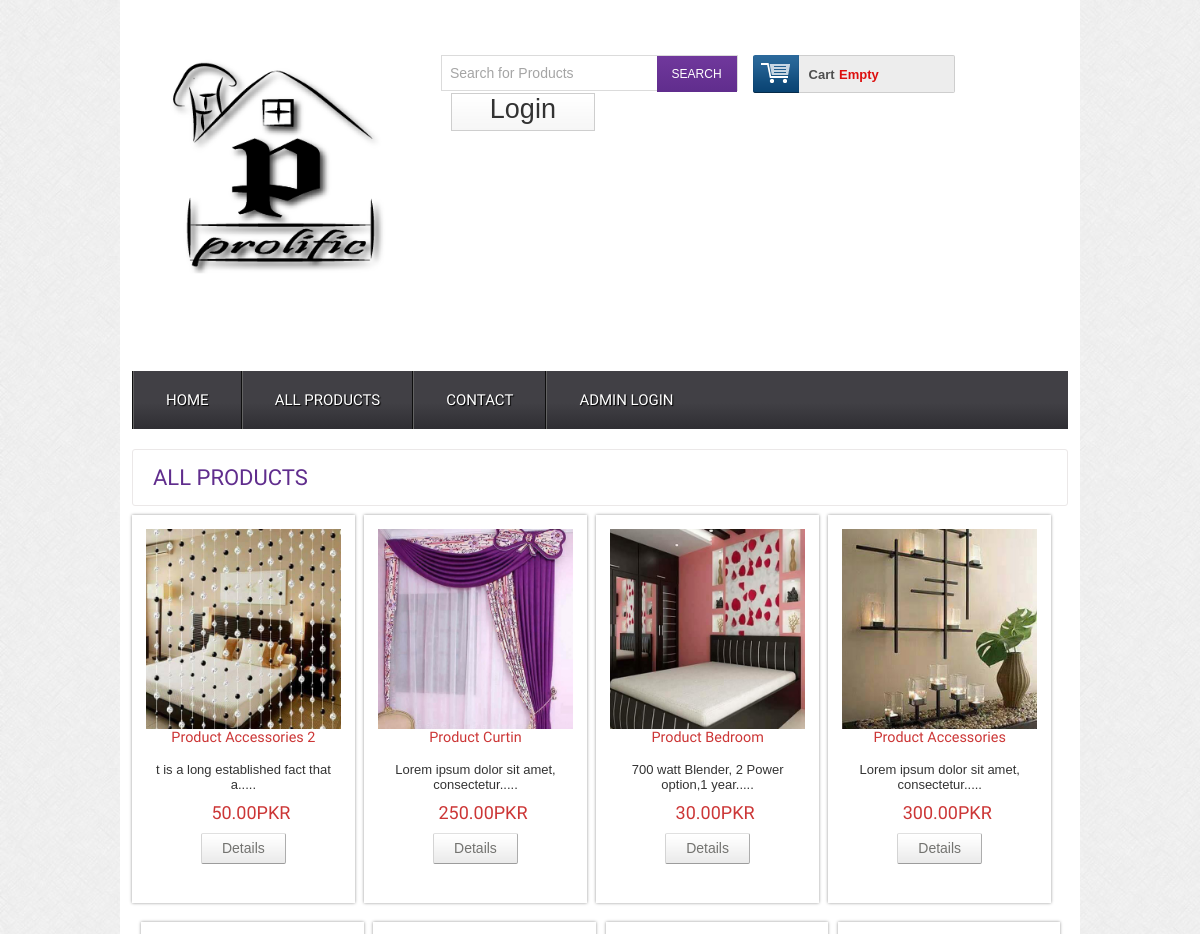
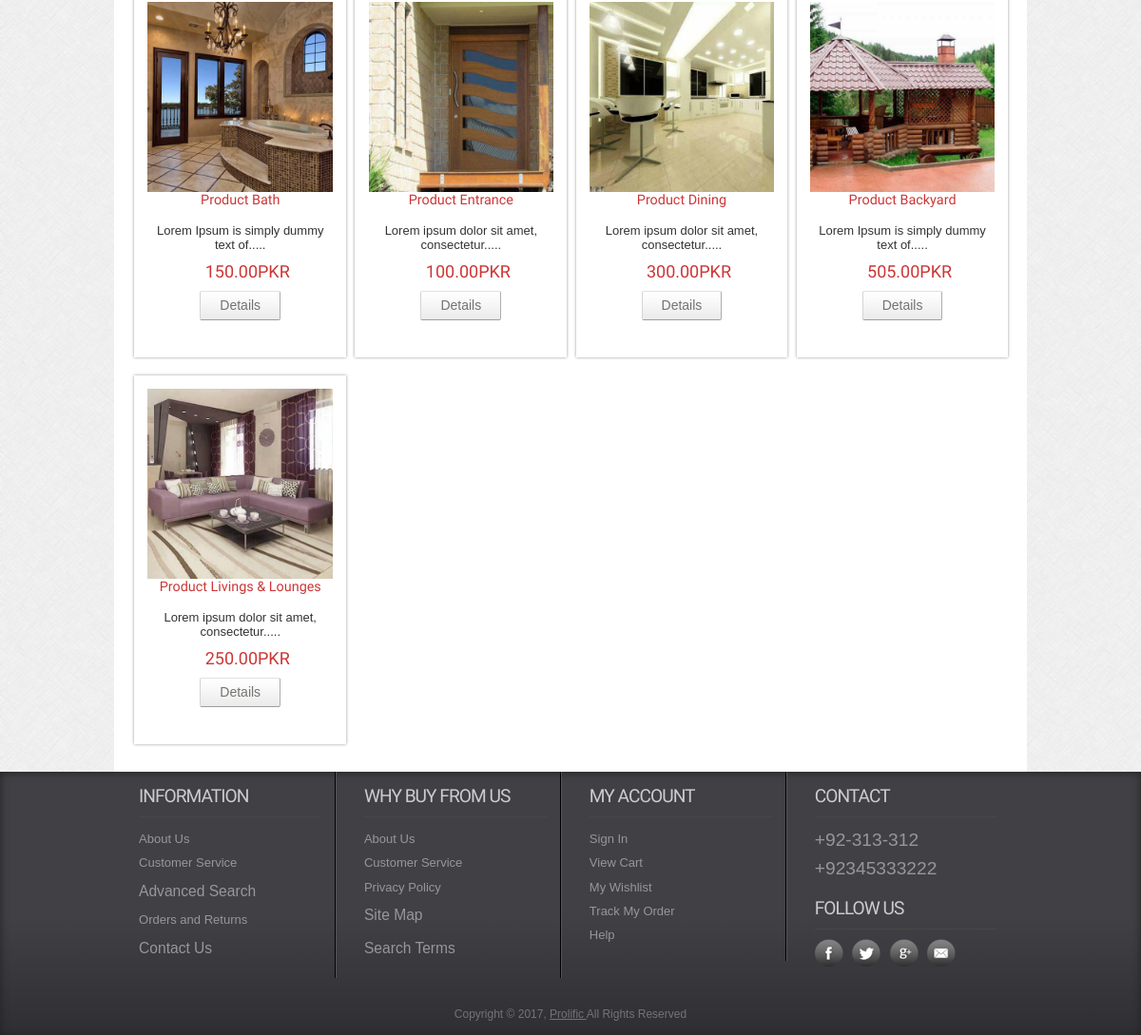
/products.php, run on the app's committed database (2 pictures, top to bottom).
### tables this page shows
CREATE TABLE `tbl_product` (
  `productId` int(11) NOT NULL,
  `productName` varchar(255) NOT NULL,
  `catId` int(11) NOT NULL,
  `brandId` int(11) NOT NULL,
  `body` text NOT NULL,
  `price` float(10,2) NOT NULL,
  `image` varchar(255) NOT NULL,
  `type` tinyint(4) NOT NULL DEFAULT '0'
);

### lib/Database.php (called while the page is built, shortened)
<?php
Class Database{
 public $host   = DB_HOST;
 public $user   = DB_USER;
 public $pass   = DB_PASS;
 public $dbname = DB_NAME;
 public $link;
private function connectDB(){
	 $this->link = new mysqli($this->host, $this->user, $this->pass,  $this->dbname);
 }
public function select($query){
	$result = $this->link->query($query) or
        die($this->link->error.__LINE__);
	  if($result->num_rows > 0){
		return $result;
	  } else {
		return false;
  }
 }
}
?>

### classes/Product.php (called while the page is built, shortened)
<?php
    $filepath = realpath(dirname(__FILE__));
    include_once ($filepath.'/../lib/Database.php');
	include_once ($filepath.'/../helpers/Format.php');
?>
<?php
class Product{
    private $db;
    public function __construct(){
            $this->db = new Database();
    }
     public function getNewProduct(){
        $query = "SELECT * FROM tbl_product  ORDER BY productId DESC";
        $result = $this->db->select($query);
        return $result;
    }
}
?>

### helpers/Format.php (called while the page is built, shortened)
<?php
class Format{
	 public function textShorten($text, $limit = 400){
	  $text = $text. " ";
	  $text = substr($text, 0, $limit);
	  $text = substr($text, 0, strrpos($text, ' '));
	  $text = $text.".....";
	  return $text;
	 }
}
?>

### products.php (the view, shortened to what this page needs)
<?php include 'inc/header.php';?>
 <div class="main">
    <div class="content">
			<div class="content_top">
    		<div class="heading">
    		<h3>All Products</h3>
            </div>
            </div>
                <div class="section group">
                <?php
                    $getNewPro = $pd->getNewProduct();
                    if($getNewPro){
                        while ($result = $getNewPro->fetch_assoc()){
                ?>
                    <div class="grid_1_of_4 images_1_of_4">
                             <a href="details.php?proid=<?php echo $result['productId'];?>"><img src="admin/<?php echo $result['image'];?>" alt="" /></a>
                             <h2><?php echo $result['productName'];?> </h2>
                             <p><?php echo $fm->textshorten($result['body'], 50) ;?></p>
                             <p><span class="price"><?php echo $result['price'];?>PKR</span></p>
                         <div class="button"><span><a href="details.php?proid=<?php echo $result['productId'];?>" class="details">Details</a></span></div>
                    </div>
                <?php }}?>
                </div>
    		</div>
    	</div>
    </div>
<?php include 'inc/footer.php';?>

### css/style.css (style rules this page uses)
html,body,div,span,applet,object,iframe,h1,h2,h3,h4,h5,h6,p,blockquote,pre,a,abbr,acronym,address,big,cite,code,del,dfn,em,img,ins,kbd,q,s,samp,small,strike,strong,sub,sup,tt,var,b,u,i,dl,dt,dd,ol,nav ul,nav li,fieldset,form,label,legend,table,caption,tbody,tfoot,thead,tr,th,td,article,aside,canvas,details,embed,figure,figcaption,footer,header,hgroup,menu,nav,output,ruby,section,summary,time,mark,audio,video { margin:0;padding:0;border:0;font-size:100%;font:inherit;vertical-align:baseline; }
a { text-decoration:none; }
img { max-width:100%; }
body { font-family:Arial, Helvetica, sans-serif; background:url(../images/body_bg3.jpg); }
.section { clear: both; padding: 0px; margin: 0px; }
.group:before, .group:after { content:""; display:table; }
.group:after { clear:both; }
.group { zoom:1; }
.content { padding:20px 0; background:#FFF; }
.content h2 { font-size:23px; color:#6C6C6C; font-family: 'Monda', sans-serif; }
.content_top { padding:15px 20px; border:1px solid #EBE8E8; border-radius:3px; }
.heading { float:left; margin-right:10%; }
.heading h3 { font-family: 'Monda', sans-serif; font-size:22px; color:#602D8D; text-transform:uppercase; }
.grid_1_of_4 { display: block; float:left; margin: 1% 0 1% 1%; box-shadow: 0px 0px 3px rgb(150, 150, 150); }
.grid_1_of_4:first-child { margin-left: 0; }
.images_1_of_4 { height: 360px; padding: 1.5%; position: relative; text-align: center; width: 20.8%; }
.images_1_of_4 img { height:200px; max-width:100%; }
.images_1_of_4 h2 { color: #CC3636; font-family: 'Monda', sans-serif; font-size:0.9em; font-weight : normal; }
.images_1_of_4 p { font-size:0.8125em; padding:0.4em 0; color: #333; }
.images_1_of_4 p span.price { font-size:18px; font-family: 'Monda', sans-serif; color: #CC3636; margin-left:15px; }
.images_1_of_4 .button { float: left; line-height: 1.9em; margin-top: 0.3em; width: 100%; }
.images_1_of_4 .button a { padding:7px 20px; font-size:0.8em; }
.images_1_of_4 .button a { font-family: "Trebuchet MS",Arial,Helvetica,sans-serif; font-size: 14px; line-height: 15px; text-transform: none; color: #737370; text-decoration: none!important; background: url(../images/button-bg.png) repeat-x 0 0 #E8E8E8; display: inline-block; border-left: 1px solid #D4D4D4!important; border-right: 1px solid #ADADAD!important; border-top: 1px solid #E0E0E0!important; border-bottom: 1px solid #9C9C9C!important; cursor: pointer!important; margin: 0 2px; border-radius: 2px; -moz-border-radius: 2px; -webkit-border-radius: 2px; -webkit-transition: all 0.5s ease; -moz-transition: all 0.5s ease; -o-transition: all 0.5s ease; transition: all 0.5s ease; }

### data on the page
tbl_product: image (picture), productName "Product Accessories 2", body "t is a long established fact that a.....", price "50.00"
tbl_product: image (picture), productName "Product Curtin", body "Lorem ipsum dolor sit amet, consectetur.....", price "250.00"
tbl_product: image (picture), productName "Product Bedroom", body "700 watt Blender, 2 Power option,1 year.....", price "30.00"
tbl_product: image (picture), productName "Product Accessories", body "Lorem ipsum dolor sit amet, consectetur.....", price "300.00"
tbl_product: image (picture), productName "Product Bath", body "Lorem Ipsum is simply dummy text of.....", price "150.00"
tbl_product: image (picture), productName "Product Entrance", body "Lorem ipsum dolor sit amet, consectetur.....", price "100.00"
tbl_product: image (picture), productName "Product Dining", body "Lorem ipsum dolor sit amet, consectetur.....", price "300.00"
tbl_product: image (picture), productName "Product Backyard", body "Lorem Ipsum is simply dummy text of.....", price "505.00"
tbl_product: image (picture), productName "Product Livings & Lounges", body "Lorem ipsum dolor sit amet, consectetur.....", price "250.00"
